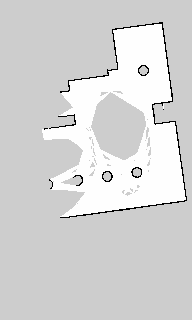
#> input picture Gazebo_test_map/ratio_difference/0503_r01.png, 192 x 320 px
$ python test_pram.py   (older library calls are emulated)
#> lines starting #> are read from the running program, lines starting #| are printed output that depends on the picture; after the words box and inside, x2 and y2 are one past the last pixel; in counts of white or black regions, pixels touching at a corner belong together
# -*- coding:utf-8 -*-
import cv2
import numpy as np
from matplotlib import pyplot as plt
import math
import random
import copy
import matplotlib.gridspec as gridspec
from skimage.data import shepp_logan_phantom
from skimage.transform import radon, rescale
from ransac_map_merge import MAP_Function, RANSAC_Map_Merging
from itertools import combinations, permutations
from icp_map_merge import ScanMatching
from sklearn.cluster import KMeans


# [14 lines left out: function _do_bf_match, not called in this run]

def _sift_feature(img):
    siftDetector = cv2.xfeatures2d.SIFT_create()
    key_points, descriptor = siftDetector.detectAndCompute(img, None)
    kp_list = []
    des_list = []
    # print(len(key_points), np.shape(descriptor))
    for i in range(len(key_points)):
        kp = key_points[i]
        y = round(kp.pt[0])
        x = round(kp.pt[1])
        if img[x,y] == 255:
        # if 1:
            kp_list.append(kp)
            des_list.append(descriptor[i,:])
    des_list = np.array(des_list)
    img = cv2.drawKeypoints(img,
                            outImage=img,
                            keypoints=kp_list,
                            flags=cv2.DRAW_MATCHES_FLAGS_DRAW_RICH_KEYPOINTS,
                            color= (255, 0, 0))
    return img, kp_list, des_list

# [294 lines left out: functions _patch_defect, _map_merge_1, _map_merge, _submap_merge, _sub_kp_merge, not called in this run]


def _rotate_image(image, angle, center=None, scale=1.0):

    (h, w) = image.shape[:2]
    # If the center of the rotation is not defined, use the center of the image.
    if center is None:
        (cX, cY) = (w // 2, h // 2)
    M = cv2.getRotationMatrix2D((cX, cY), angle, scale)

    cos = np.abs(M[0, 0])
    sin = np.abs(M[0, 1])

    # compute the new bounding dimensions of the image
    nW = int((h * sin) + (w * cos))
    nH = int((h * cos) + (w * sin))

    # adjust the rotation matrix to take into account translation
    M[0, 2] += (nW / 2) - cX
    M[1, 2] += (nH / 2) - cY

    img_rot = cv2.warpAffine(image, M, (nW, nH))
    r, c = np.shape(img_rot)
    for i in range(r):
        for j in range(c):
            if img_rot[i, j]  > 0:
                img_rot[i, j] = 255
            else:
                img_rot[i, j] = 0
    return img_rot


# def _transform_state(input_map, state_range=[230, 100], gray=255):
#     """
#     Probabilities in OGMs will be transformed into 3 values: 0, 128, 255. \n
#     Occupied Space:   0\n
#     Unknown  Space: 128\n
#     Free     Space: 255
#     """
#     r, c = np.shape(input_map)
#     for i in range(r):
#         for j in range(c):

#             if input_map[i, j]  > state_range[0]:  # White >> Free Space
#                 input_map[i, j] = 255

#             elif input_map[i, j] < state_range[1]: # Black >> Occupied Space
#                 input_map[i, j] = 0

#             else:                       # Gray  >> Unknown Space
#                 input_map[i, j] = gray
#     return input_map

def _transform_state(input_map):
    r, c = np.shape(input_map)
    for i in range(r):
        for j in range(c):
            if input_map[i, j]  < 150:
                input_map[i, j] = 255
            else:
                input_map[i, j] = 0
    return input_map

# [34 lines left out: function feature_detect_match, not called in this run]

def _dilate_image(img, L=1):
    img_r, img_c = np.shape(img)
    img_tmp = np.zeros((img_r+2*L, img_c+2*L))
    pts = np.where(img==255)
    _, length = np.shape(pts)
    for i in range(length):
        x = pts[0][i]+L
        y = pts[1][i]+L
        img_tmp[x-L:x+L+1, y-L:y+L+1] = 255
    # new_img = img_tmp[L:L+img_r, L:L+img_c]
    new_img = img_tmp
    return new_img.astype(np.uint8)

# [15 lines left out: function _blur_image, not called in this run]

def _erode_image(img, L=1):
    img_r, img_c = np.shape(img)
    img_tmp = np.zeros((img_r+2*L,img_c+2*L))
    img_tmp[L:L+img_r, L:L+img_c] = img
    new_img = np.zeros((img_r, img_c))
    pts = np.where(img==255)
    _, length = np.shape(pts)
    B1 = np.ones((2*L+1,2*L+1))*255
    for i in range(length):
        x = pts[0][i]+L
        y = pts[1][i]+L
        if 1:
            window = img_tmp[x-L:x+L+1, y-L:y+L+1]
            flag = window==B1
            if flag.all():
                new_img[x, y] = 255
    return new_img.astype(np.uint8)

def _radon_find_theta(image):
    image = rescale(image, scale=1.0, mode='reflect', multichannel=False)
    theta = np.linspace(0., 180., max(image.shape), endpoint=False)
    sinogram = radon(image, theta=theta, circle=True)
    x = np.where(sinogram==np.amax(sinogram))
    yaw = x[1][0]/sinogram.shape[1]*180
    return yaw, sinogram


# [14 lines left out: function _plot_map, not called in this run]

def _erode_test(img, L=1):
    img_r, img_c = np.shape(img)
    img_tmp = np.zeros((img_r+2*L,img_c+2*L))
    img_tmp[L:L+img_r, L:L+img_c] = img
    new_img = np.zeros((img_r, img_c))
    pts = np.where(img==255)
    _, length = np.shape(pts)

    B1 = np.ones((2*L+1,2*L+1))*255

    for i in range(length):
        x = pts[0][i]+L
        y = pts[1][i]+L

        window = img_tmp[x-L:x+L+1, y-L:y+L+1]
        flag = window==B1
        if flag.all():
            new_img[x-L, y-L] = 255
            img_tmp[x-L:x+L+1, y-L:y+L+1] = 0
    return new_img.astype(np.uint8)

def _image_boundary_follow(image, L=10):
    img_r, img_c = np.shape(image)
    img = np.zeros((img_r+2*L, img_c+2*L))
    img[L:img_r+L, L:img_c+L] = image
    new_img = np.zeros((img_r+2*L, img_c+2*L))
    pts = np.where(img==255)
    _, length = np.shape(pts)

    direction = None
    times = 0
    x = pts[0][0]
    y = pts[1][0]

    img_list = []
    now_img = np.zeros((img_r+2*L, img_c+2*L))

    # 先用有限次數的迭代
    while times < 100000 :
        times += 1
        img[x, y] = 0
        new_img[x-1:x+2, y-1:y+2] = 255
        now_img[x-1:x+2, y-1:y+2] = 255

        window = img[x-L:x+L+1, y-L:y+L+1]
        window_pts = np.where(window==255)

        # Window內有白點。
        if window_pts[0].shape[0]!=0:
            # 曼哈頓距離最近者
            index = np.argmin( abs(window_pts[0] - L) + abs(window_pts[1] - L) )
            dx = window_pts[0][index] - L
            dy = window_pts[1][index] - L

            abs_dx = abs(dx)
            abs_dy = abs(dy)

            # 上下移動
            if abs_dx > abs_dy:
                img[x+dx, y+dy] = 0
                if dx > 0:
                    new_img[x:x+dx, y-1:y+2] = 255
                    now_img[x:x+dx, y-1:y+2] = 255
                else:
                    new_img[x+dx:x, y-1:y+2] = 255
                    now_img[x+dx:x, y-1:y+2] = 255
                x = x + dx
                y = y
                direction = 'vertical'

            # 左右移動
            elif abs_dy > abs_dx:
                img[x+dx, y+dy] = 0
                if dy > 0:
                    new_img[x-1:x+2, y:y+dy] = 255
                    now_img[x-1:x+2, y:y+dy] = 255
                else:
                    new_img[x-1:x+2, y+dy:y] = 255
                    now_img[x-1:x+2, y+dy:y] = 255
                x = x
                y = y + dy
                direction = 'horizontal'

            # 45度移動抉擇，跟隨先前移動方向。
            else:
                if direction == 'vertical':
                    if dx > 0:
                        new_img[x:x+dx, y-1:y+2] = 255
                        now_img[x:x+dx, y-1:y+2] = 255
                    else:
                        new_img[x+dx:x, y-1:y+2] = 255
                        now_img[x+dx:x, y-1:y+2] = 255
                    x = x + dx
                    y = y

                elif direction == 'horizontal':
                    if dy > 0:
                        new_img[x-1:x+2, y:y+dy] = 255
                        now_img[x-1:x+2, y:y+dy] = 255
                    else:
                        new_img[x-1:x+2, y+dy:y] = 255
                        now_img[x-1:x+2, y+dy:y] = 255
                    x = x
                    y = y + dy

                # 沒有先前移動方向，直接選取下一個點。
                else:
                    pts = np.where(img==255)
                    x = pts[0][0]
                    y = pts[1][0]

        # Window內沒白點。
        else:
            # change to next segment.
            pts = np.where(img==255)
            _, length = np.shape(pts)
            if length == 0:
                print("break")
                break

            img_list.append(now_img.astype(np.uint8))
            now_img = np.zeros((img_r+2*L, img_c+2*L))

            x = pts[0][0]
            y = pts[1][0]


    return new_img.astype(np.uint8), img_list


# [35 lines left out: functions _compute_triangle_vertex, _compute_triangle_side_vector, _triangle_vectors, not called in this run]

def _euclidean_dist(vec1, vec2):

    return ( (vec1[0] - vec2[0])**2 + (vec1[1] - vec2[1])**2 + (vec1[2] - vec2[2])**2 )**0.5

# [101 lines left out: functions _get_keypoint, _convert_cartesian_to_polar, _kmeans_classify, _find_hough_circles, _fit_model, rot and 1 more, not called in this run]


if __name__ == "__main__":

    """
    1 - load images
    """
    # [5 lines of commented-out code are left out]

    img1 = cv2.imread('Gazebo_test_map//ratio_difference//0503_r01.png')
#> img1 is the input picture: shape (320, 192, 3); min 0, max 254, mean 212.7
    # img2 = cv2.imread('Gazebo_test_map//ratio_difference//0503_r02.png')


    """
    2 - grayscale
    """
    img1 = cv2.cvtColor(img1, cv2.COLOR_RGB2GRAY)
#> img1: shape (320, 192)

    if 0:
        fig, ax = plt.subplots()
        ax.imshow(img1, cmap='gray'), ax.set_title("OGM - Original Image")
        # ax.get_xaxis().set_visible(False), ax.get_yaxis().set_visible(False)
        fig.tight_layout()

    """
    3 - binary image
    """
    img1 = _transform_state(img1)
#> after the loop in _transform_state, `for i in range(r):`:
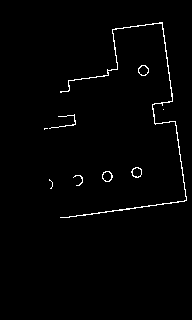
#> input_map: shape (320, 192); 1.4% white in thin lines or dots, all inside (x1, y1, x2, y2) = (44, 22, 187, 218)

    if 0:
        fig, ax = plt.subplots()
        ax.imshow(img1, cmap='gray'), ax.set_title("OGM - Binary Image")
        # ax.get_xaxis().set_visible(False), ax.get_yaxis().set_visible(False)
        fig.tight_layout()


    """dilate : help radon tf."""
    # img1 = _dilate_image(img1, L=1)
    # img2 = _dilate_image(img2, L=1)

    # if 0:
    #     fig, ax = plt.subplots(1, 2)
    #     ax[0].imshow(img1, cmap='gray'), ax[0].set_title("OGM 1 - Dilated Image")
    #     ax[1].imshow(img2, cmap='gray'), ax[1].set_title("OGM 2 - Dilated Image")
    #     ax[0].get_xaxis().set_visible(False), ax[0].get_yaxis().set_visible(False)
    #     ax[1].get_xaxis().set_visible(False), ax[1].get_yaxis().set_visible(False)
    #     fig.tight_layout()

    """
    4 - radon and rotate
    """
    dtheta_1, sino_1 = _radon_find_theta(img1)
#> in _radon_find_theta, `sinogram = radon(image, theta=theta, circle=True)`:
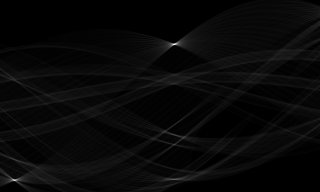
#> sinogram: shape (192, 320) float64; min 0, max 99.14, mean 3.4; drawn with min black and max white
#> in _radon_find_theta, `x = np.where(sinogram==np.amax(sinogram))`: x = ([44], [174])
#> in _radon_find_theta, `yaw = x[1][0]/sinogram.shape[1]*180`: yaw = 97.87
#> dtheta_1 = 97.87

    if 0:
        dx1 = -0.5 * 180.0 / max(img1.shape)
        dy1 = 0.5 / sino_1.shape[0]

        fig, ax = plt.subplots()
        ax.imshow(sino_1, cmap='gray', extent=(-dx1, 180.0+dx1, -dy1, sino_1.shape[0] + dy1)), ax.set_title("OGM 1 - Radon Transform")
        ax.set_xlabel("Projection angle (deg)"), ax.set_ylabel("Projection position (pixels)")
        fig.tight_layout()

    img1 = _rotate_image(img1, 90-dtheta_1)
#> in _rotate_image, `M = cv2.getRotationMatrix2D((cX, cY), angle, scale)`: M = [[0.991, -0.137, 22.83], [0.137, 0.991, -11.64]]
#> in _rotate_image, `cos = np.abs(M[0, 0])`: cos = 0.991
#> in _rotate_image, `sin = np.abs(M[0, 1])`: sin = 0.137
#> in _rotate_image, `nW = int((h * sin) + (w * cos))`: nW = 234
#> in _rotate_image, `nH = int((h * cos) + (w * sin))`: nH = 343
#> after the loop in _rotate_image, `for i in range(r):`:
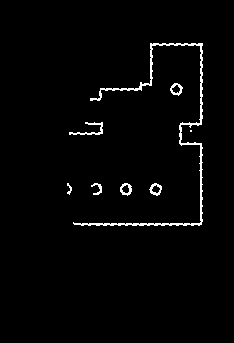
#> img_rot: shape (343, 234); 2% white in thin lines or dots, all inside (x1, y1, x2, y2) = (67, 43, 203, 226)

    if 1:
        fig, ax = plt.subplots()
        ax.imshow(img1, cmap='gray'), ax.set_title("OGM - Rotated Image")
        # ax.get_xaxis().set_visible(False), ax.get_yaxis().set_visible(False)
        fig.tight_layout()

    """
    Closing to patch defects.
    """
    img1 = _dilate_image(img1, L=1)
#> in _dilate_image, `pts = np.where(img==255)`: pts = 1645 positions, rows 43 to 225, columns 67 to 202
#> the loop in _dilate_image, `for i in range(length):` made 1645 passes
#> (x, y) on passes 1 to 3: (44, 151), (44, 152), (44, 154)
    img1 = _erode_image(img1, L=1)
#> in _erode_image, `pts = np.where(img==255)`: pts = 3423 positions, rows 43 to 227, columns 67 to 204
#> the loop in _erode_image, `for i in range(length):` made 3423 passes
#> (x, y, window) on passes 1 to 8: (44, 151, [[0, 0, 0], [0, 255, 255], [0, 255, 255]]), (44, 152, [[0, 0, 0], [255, 255, 255], [255, 255, 255]]), (44, 153, [[0, 0, 0], [255, 255, 255], [255, 255, 255]]), (44, 154, [[0, 0, 0], [255, 255, 255], [255, 255, 255]]), (44, 155, [[0, 0, 0], [255, 255, 255], [255, 255, 255]]), (44, 156, [[0, 0, 0], [255, 255, 255], [255, 255, 255]]), (44, 157, [[0, 0, 0], [255, 255, 255], [255, 255, 255]]), (44, 158, [[0, 0, 0], [255, 255, 255], [255, 255, 255]])
#> after the loop in _erode_image, `for i in range(length):`:
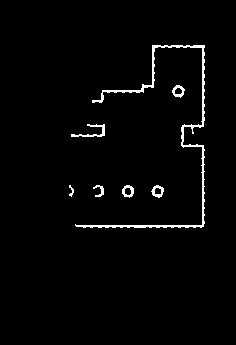
#> new_img: shape (345, 236) float64; 2.1% white in thin lines or dots, all inside (x1, y1, x2, y2) = (69, 45, 205, 228)

    if 1:
        fig, ax = plt.subplots()
        ax.imshow(img1, cmap='gray'), ax.set_title("OGM - Width Correction")
        # ax.get_xaxis().set_visible(False), ax.get_yaxis().set_visible(False)
        fig.tight_layout()


    # [6 lines of commented-out code are left out]
    """
    5 - special erode: find center of each mask.
    """
    # for i in range(10):
    # W = int(round((width-1)/2)-1)
    # print(W)


    img1 = _dilate_image(img1, L=1)
#> the loop in _dilate_image (call 2), `for i in range(length):` made 1733 passes
#> (x, y) on passes 1 to 3: (46, 153), (46, 154), (46, 155)
    img1 = _erode_test(img1, L=1)
#> in _erode_test, `pts = np.where(img==255)`: pts = 3423 positions, rows 45 to 229, columns 69 to 206
#> the loop in _erode_test, `for i in range(length):` made 3423 passes
#> window on passes 1 to 3: [[0, 0, 0], [0, 255, 255], [0, 255, 255]], [[0, 0, 0], [255, 255, 255], [255, 255, 255]], [[0, 0, 0], [255, 255, 255], [255, 255, 255]]
#> after the loop in _erode_test, `for i in range(length):`:
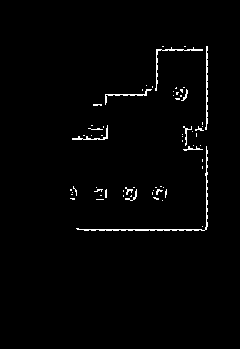
#> img_tmp: shape (349, 240) float64; 1.5% white in thin lines or dots, all inside (x1, y1, x2, y2) = (70, 46, 208, 231)

    if 1:
        img11 = _dilate_image(img1, L=0)
        fig, ax = plt.subplots()
        ax.imshow(img11, cmap='gray'), ax.set_title("OGM 1 - Extract Interest Point")
        # ax.get_xaxis().set_visible(False), ax.get_yaxis().set_visible(False)
        fig.tight_layout()

    """
    6 - boundary_follow: to correct the location.
    """
    img1, img1_list = _image_boundary_follow(img1, L=10)
#> after the loop in _image_boundary_follow, `while times < 100000 :`:
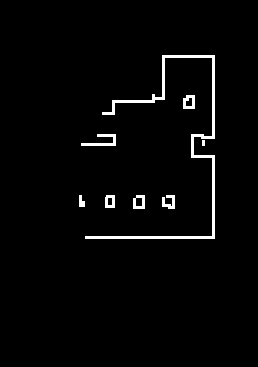
#> new_img: shape (367, 258) float64; 2.4% white; 8 white regions (1 under 20 px), largest, box (x1, y1, x2, y2) and area: (85, 55, 215, 239) 1581, (81, 134, 116, 146) 180, (183, 95, 195, 109) 120
#> after the loop in _image_boundary_follow, `while times < 100000 :`:
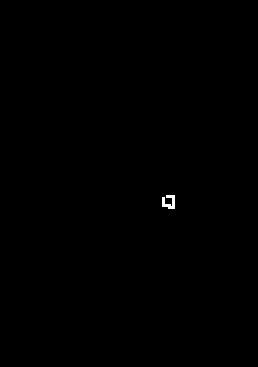
#> now_img: shape (367, 258) float64; 0.12% white; 1 white region, box (x1, y1, x2, y2) and area: (162, 195, 175, 209) 117

    if 1:
        fig, ax = plt.subplots()
        ax.imshow(img1, cmap='gray'), ax.set_title("OGM - Correction")
        # ax.get_xaxis().set_visible(False), ax.get_yaxis().set_visible(False)
        fig.tight_layout()

    """
    7 - feature detection
    """
    img1_1, kp1_1, des1_1 = _sift_feature(img1)
#> the loop in _sift_feature, `for i in range(len(key_points)):` made 84 passes
#> (the run stopped early here; a loop or call above may not have finished)
